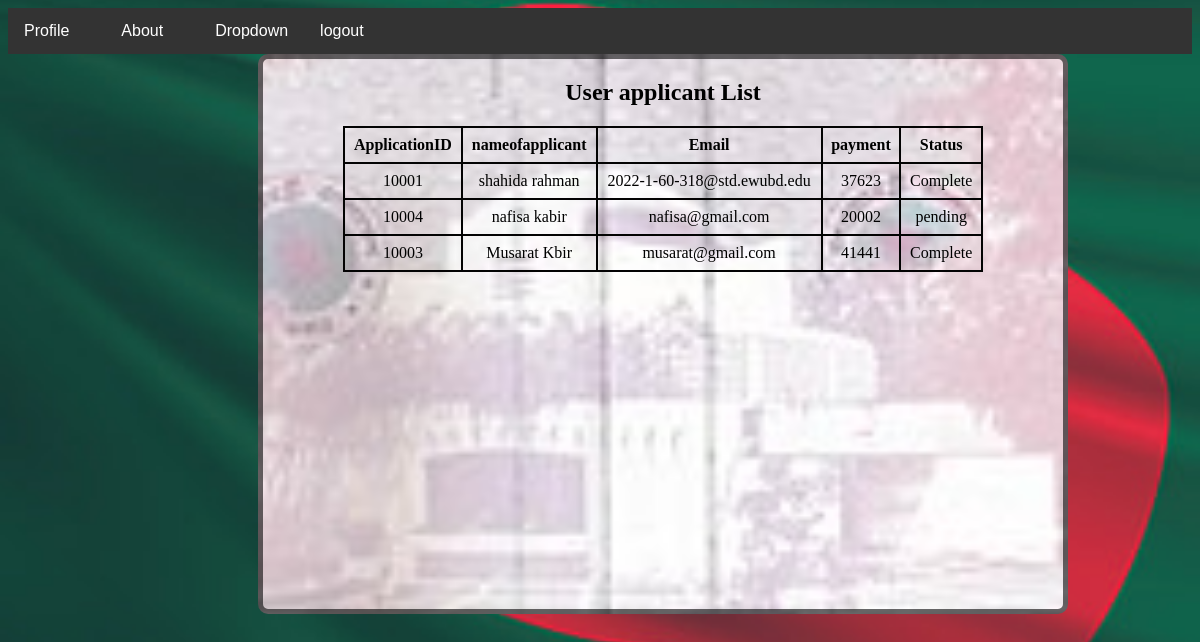
The app's page /ViewStatus.php, older data.
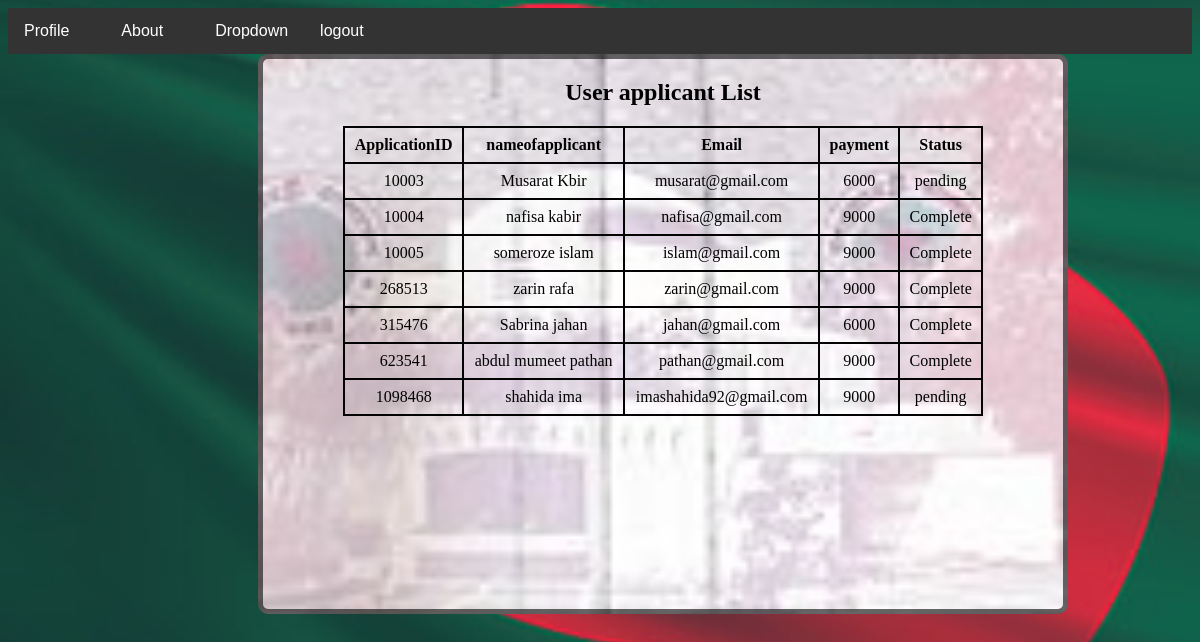
The same page, newer data.
### tables this page shows
CREATE TABLE `application` (
  `ApplicationID` int(11) NOT NULL,
  `nameofapplicant` varchar(50) NOT NULL,
  `Gender` varchar(20) NOT NULL,
  `NID_number` int(11) NOT NULL,
  `Email` varchar(50) NOT NULL,
  `ApplyingFrom` varchar(50) NOT NULL
);

CREATE TABLE `payment` (
  `ApplicationID` int(11) NOT NULL,
  `payment` int(11) DEFAULT NULL,
  `ApplicationType` varchar(20) DEFAULT NULL
);

CREATE TABLE `status` (
  `ApplicationID` int(11) NOT NULL,
  `Status` varchar(200) DEFAULT NULL
);

### ViewStatus.php (the view, shortened to what this page needs)
<?php
require('db.php');
$query = "SELECT DISTINCT application.ApplicationID,nameofapplicant,Email,payment,Status  FROM application,payment,status WHERE (application.ApplicationID=payment.ApplicationID) and (status.ApplicationID=payment.ApplicationID) ";
$result = mysqli_query($conn, $query);
?>
<!DOCTYPE html>
<html lang="en">
<head>
<link rel="stylesheet" type="text/css" href="style.css">
</head>
<body>
<div class="navbar">
  <a href="adminindex.php">Profile</a>
  <a href="">About</a>
  <div class="dropdown">
    <button class="dropbtn">Dropdown
    </button>
  </div>
  <a href="apply-online.html" onclick="return confirm('are you sure you want to logout?');">logout</a>
</div>
<div class="viewdata">
<form class="view">
<h2>User applicant List</h2>
<table>
<tr>
    <th>ApplicationID</th>
    <th>nameofapplicant</th>
    <th>Email</th>
    <th>payment</th>
    <th>Status</th>
</tr>
<?php
if($result) {
    while ($row = mysqli_fetch_assoc($result)) {
        echo "<tr>";
        echo "<td>" . $row['ApplicationID'] . "</td>";
        echo "<td>" . $row['nameofapplicant'] . "</td>";
        echo "<td>" . $row['Email'] . "</td>";
        echo "<td>" . $row['payment'] . "</td>";
        echo "<td>" . $row['Status'] . "</td>";
        echo "</tr>";
    }
} else {
    echo "Query failed: " . mysqli_error($conn);
}
?>
</table>
</form></div>
</body>
</html>

Row changes from the older to the newer data that the page shows:
no longer on this page (row unchanged): application: ApplicationID "10001", nameofapplicant "shahida rahman", Email "2022-1-60-318@std.ewubd.edu", payment.payment "37623", status.Status "Complete"
changed through a linked row, application "Musarat Kbir": payment.payment "41441" → "6000"; status.Status "Complete" → "pending"; moves up the list
changed through a linked row, application "nafisa kabir": payment.payment "20002" → "9000"; status.Status "pending" → "Complete"
now on this page (row unchanged): application: ApplicationID "10005", nameofapplicant "someroze islam", Email "islam@gmail.com", payment.payment "9000", status.Status "Complete"
added application: ApplicationID "268513", nameofapplicant "zarin rafa", Email "zarin@gmail.com", payment.payment "9000", status.Status "Complete"
added application: ApplicationID "315476", nameofapplicant "Sabrina jahan", Email "jahan@gmail.com", payment.payment "6000", status.Status "Complete"
added application: ApplicationID "623541", nameofapplicant "abdul mumeet pathan", Email "pathan@gmail.com", payment.payment "9000", status.Status "Complete"
added application: ApplicationID "1098468", nameofapplicant "shahida ima", Email "imashahida92@gmail.com", payment.payment "9000", status.Status "pending"
